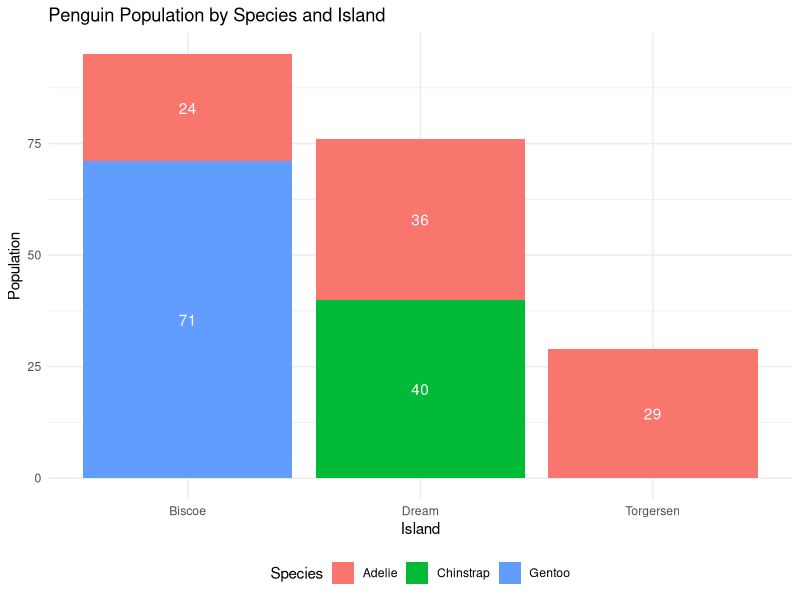
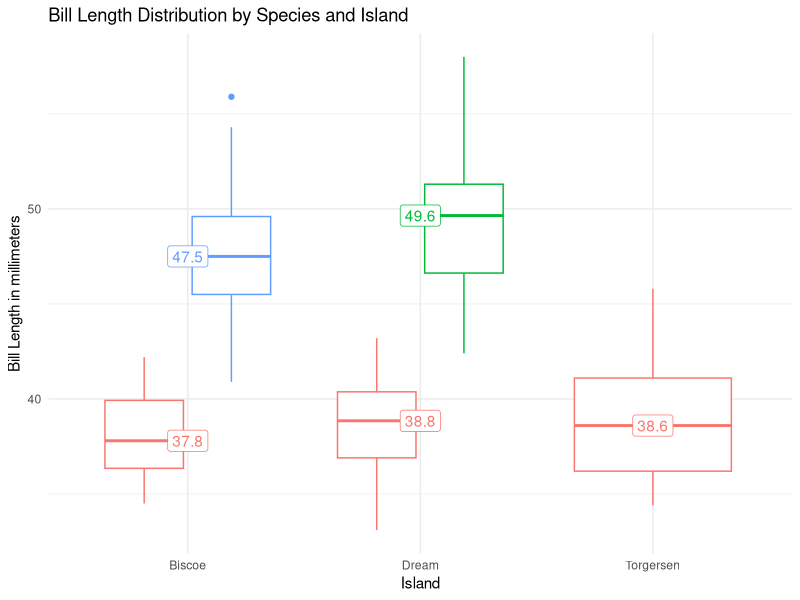
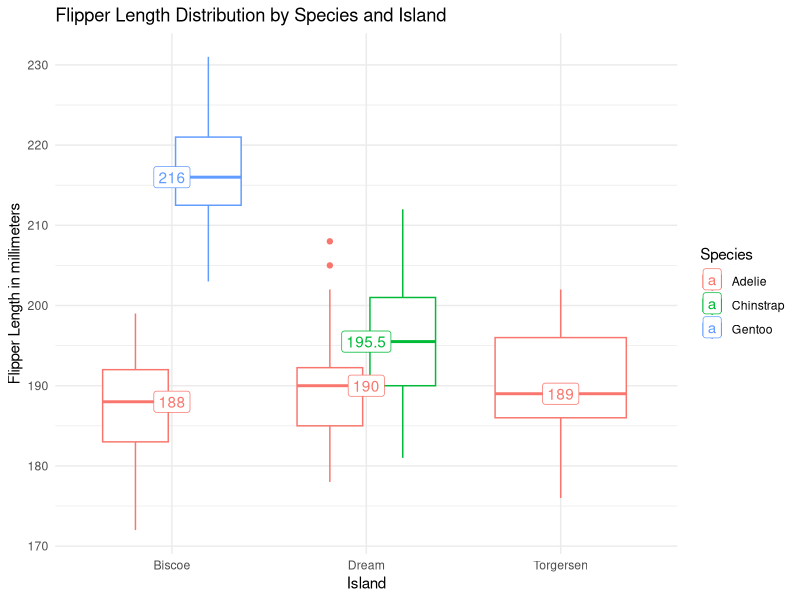
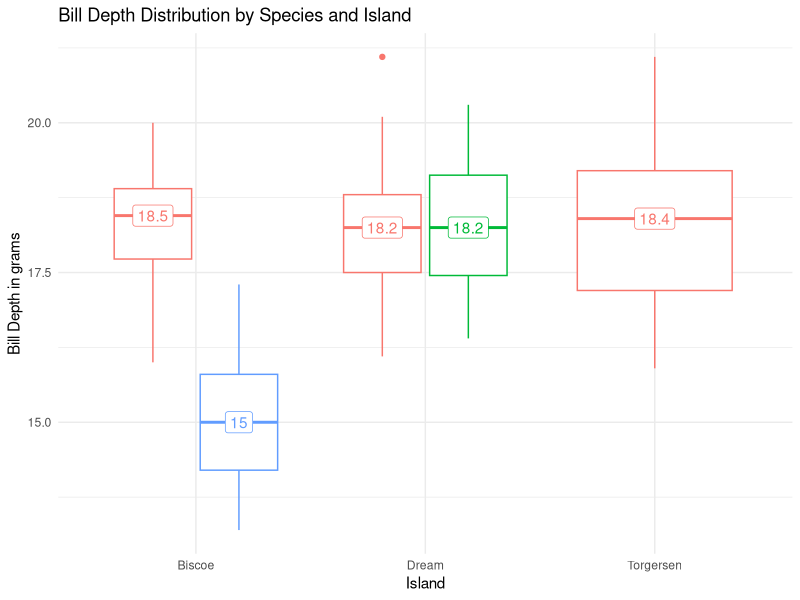
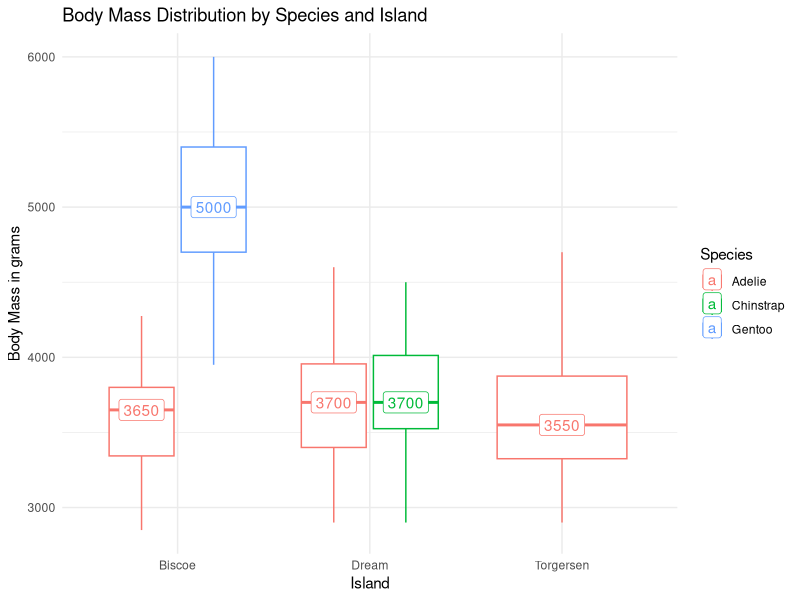
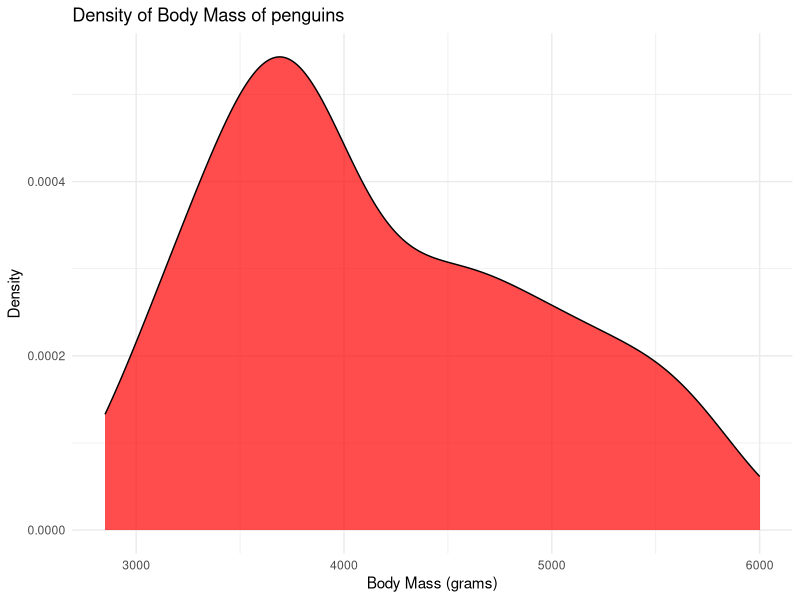
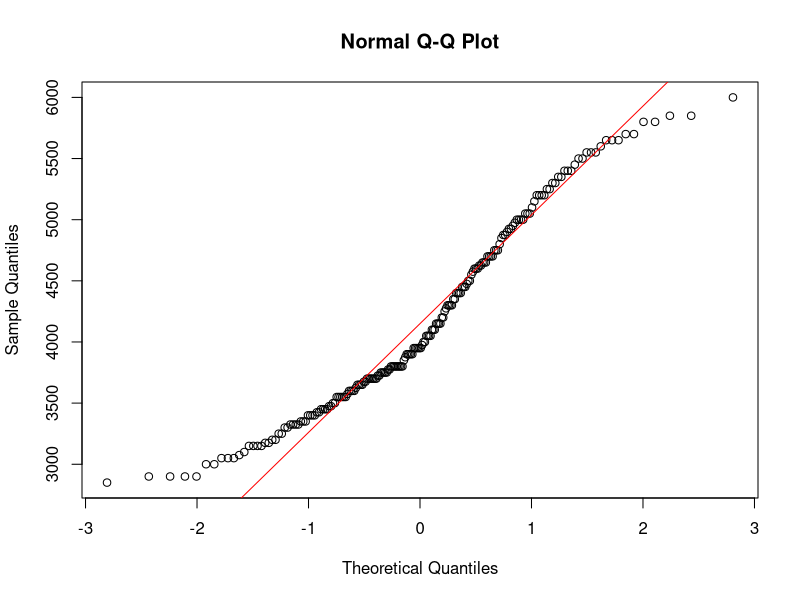
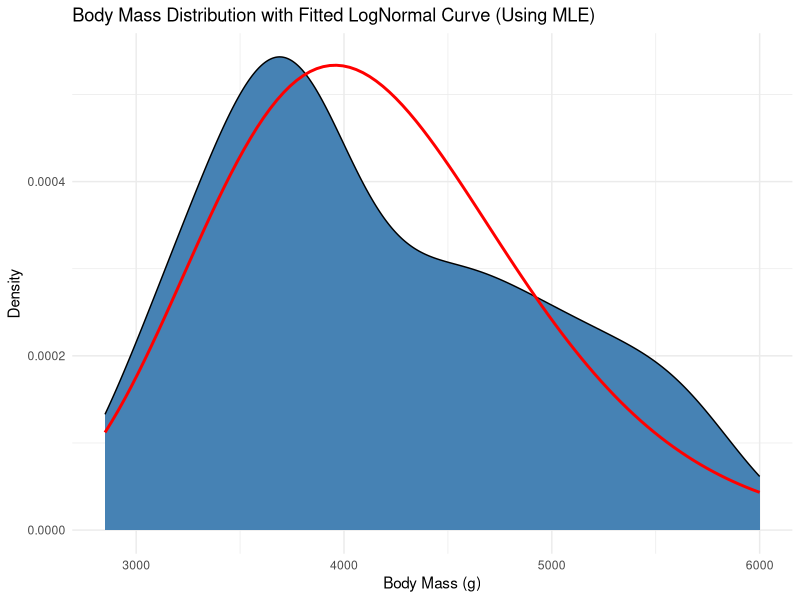

These figures' R source, in order:
## ---- chunk 1
#Importing libraries and creating a subset
knitr::opts_chunk$set(echo = TRUE)
library(palmerpenguins)
library(ggplot2)
library(dplyr)
library(grid)
library(MASS)
my.student.number = 230164781
n=200
data("penguins")
penguins = na.omit(penguins)
set.seed(my.student.number)
my.penguins = penguins[sample(nrow(penguins), n), ]
rm(penguins_raw)
rm(penguins)
## ---- chunk 2

my.penguins %>% 
  count(island, species) %>% 
  ggplot(aes(x = island, y = n, fill = species)) + 
  geom_col() + 
  geom_text(aes(label = n), 
            position = position_stack(vjust = 0.5), 
            color = "white") + 
  labs(title = "Penguin Population by Species and Island", 
       x = "Island", 
       y = "Population", 
       fill = "Species") + 
  theme_minimal() + 
  theme(legend.position = "bottom")

## ---- chunk 3
my.penguins %>% 
  ggplot(aes(x = island, y = bill_length_mm, color = species)) + 
  geom_boxplot() +
  stat_summary(fun = median, geom = "label", aes(label = round(after_stat(y), 1)), 
               position = position_nudge(x = 0)) + 
  labs(title = "Bill Length Distribution by Species and Island", 
       x = "Island", 
       y = "Bill Length in millimeters", 
       color = "Species") + 
  theme_minimal()+
  theme(legend.position = "none")

my.penguins %>% 
  ggplot(aes(x = island, y = flipper_length_mm, color = species)) + 
  geom_boxplot() +
  stat_summary(fun = median, geom = "label", aes(label = round(after_stat(y), 1)), 
               position = position_nudge(x = 0)) + 
  labs(title = "Flipper Length Distribution by Species and Island", 
       x = "Island", 
       y = "Flipper Length in millimeters", 
       color = "Species") + 
  theme_minimal()


## ---- chunk 4
 my.penguins %>% 
  ggplot(aes(x = island, y = bill_depth_mm, color = species)) + 
  geom_boxplot() +
  stat_summary(fun = median, geom = "label", aes(label = round(after_stat(y), 1)), 
               position = position_dodge(width = 0.75)) + 
  labs(title = "Bill Depth Distribution by Species and Island", 
       x = "Island", 
       y = "Bill Depth in grams", 
       color = "Species" ) + 
  theme_minimal()+
  theme(legend.position = "none")

my.penguins %>% 
  ggplot(aes(x = island, y = body_mass_g, color = species)) + 
  geom_boxplot() +
  stat_summary(fun = median, geom = "label", aes(label = round(after_stat(y), 1)), 
               position = position_dodge(width = 0.75)) + 
  labs(title = "Body Mass Distribution by Species and Island", 
       x = "Island", 
       y = "Body Mass in grams", 
       color = "Species") + 
  theme_minimal()

## ---- chunk 5
options(scipen = 999)

ggplot(data = my.penguins, aes(x = body_mass_g)) +
  geom_density(fill = "red", alpha = 0.7, color = "black") +  # Plot density
  labs(title = "Density of Body Mass of penguins",
       x = "Body Mass (grams)",
       y = "Density") +
  theme_minimal()

qqnorm(my.penguins$body_mass_g)
qqline(my.penguins$body_mass_g,col="red")
## ---- chunk 6
body_mass = my.penguins$body_mass_g  # Original data

# Step 1: Log-transform the body mass
log_body_mass = log(body_mass)

# Step 2: Compute MLE for mu (mean of the log-transformed data)
n = length(log_body_mass)  # Number of observations
mu_mle = sum(log_body_mass) / n  # MLE for mu

# Step 3: Compute MLE for sigma^2 (variance of the log-transformed data)
sigma2_mle = sum((log_body_mass - mu_mle)^2) / n  # MLE for sigma^2
sigma_mle = sqrt(sigma2_mle)  # Standard deviation (square root of variance)

# Step 4: Create a sequence of x values for plotting the fitted curve
x_vals = seq(min(body_mass), max(body_mass), length.out = 100)

# Step 5: Get the log-normal density curve using MLE mu and sigma
log_normal_density = dlnorm(x_vals, meanlog = mu_mle, sdlog = sigma_mle)

# Step 6: Combine x_vals and log_normal_density into a data frame for ggplot
density_data = data.frame(x_vals = x_vals, log_normal_density = log_normal_density)

# Step 7: Plot the empirical density and the fitted log-normal curve
ggplot(data.frame(body_mass), aes(x = body_mass)) +
  geom_density(aes(y = after_stat(density)), fill = "steelblue", color = "black") +
  geom_line(data = density_data, aes(x = x_vals, y = log_normal_density), color = "red", linewidth = 1) +
  labs(title = "Body Mass Distribution with Fitted LogNormal Curve (Using MLE)",
       x = "Body Mass (g)", y = "Density") +
  theme_minimal()

# Step 8: Print the MLE estimates for mu and sigma
cat("MLE for mu (mean of log body mass):", mu_mle, "\n")
cat("MLE for sigma (standard deviation of log body mass):", sigma_mle, "\n")

## ---- chunk 7
options(scipen = 999)
options(width = 100)
t.test(bill_length_mm ~ sex, data = my.penguins,var.equal=TRUE)
t.test(bill_depth_mm ~ sex, data = my.penguins,var.equal=TRUE)
t.test(flipper_length_mm ~ sex, data = my.penguins,var.equal=TRUE)
t.test(body_mass_g ~ sex, data = my.penguins,var.equal=TRUE)
## ---- chunk 8
# Perform a one-way ANOVA for each physical characteristic
# Bill length by island
anova_bill_length <- aov(bill_length_mm ~ island, data = my.penguins)
summary(anova_bill_length)

# Bill depth by island
anova_bill_depth <- aov(bill_depth_mm ~ island, data = my.penguins)
summary(anova_bill_depth)

# Flipper length by island
anova_flipper_length <- aov(flipper_length_mm ~ island, data = my.penguins)
summary(anova_flipper_length)

# Body mass by island
anova_body_mass <- aov(body_mass_g ~ island, data = my.penguins)
summary(anova_body_mass)

